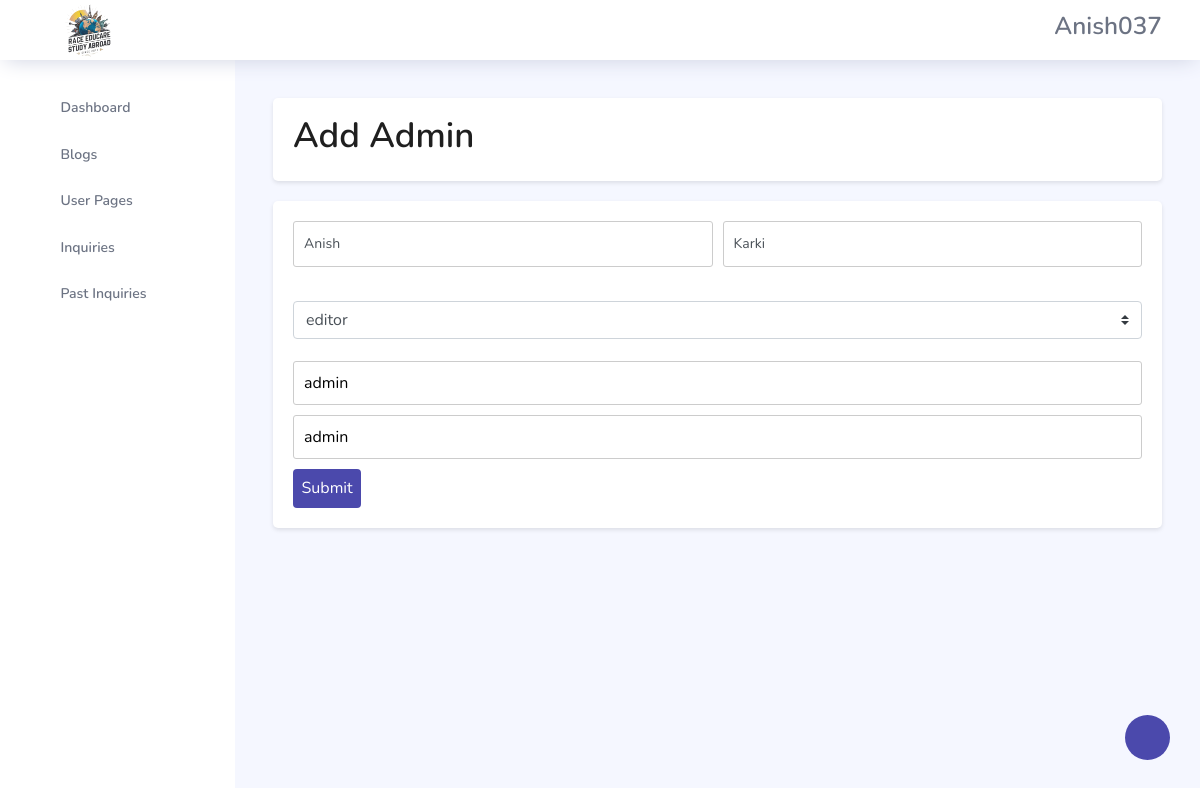
The app's page /admin/edit_user.php?id=2 (signed in) with its own data.
### tables this page shows
CREATE TABLE `users` (
  `id` int(11) NOT NULL,
  `first_name` varchar(144) NOT NULL,
  `last_name` varchar(144) NOT NULL,
  `user_type` varchar(50) NOT NULL,
  `username` varchar(155) NOT NULL,
  `password` varchar(155) NOT NULL,
  `user_id` int(9) NOT NULL
);

### config/functions.php (called while the page is built, shortened)
<?php
function index_loginval($conn){
    if(isset($_SESSION['user_id'])){
        $id = $_SESSION['user_id'];
        $query = "SELECT * FROM users WHERE user_id ='$id' limit 1";
        $result = mysqli_query($conn,$query);
        if($result && mysqli_num_rows($result) > 0){
            $index_user_data = mysqli_fetch_assoc($result);
            return $index_user_data;
        }
    }
}

### admin/edit_user.php (the view, shortened to what this page needs)
<?php
  include('../config/constants.php');
  include('../config/functions.php');
  $index_user_data = index_loginval($conn);
  $name=$index_user_data['username'];
  $id = $_GET['id'];
  $sql = "SELECT * FROM users WHERE id=$id";
  $res = mysqli_query($conn, $sql);
  $row=mysqli_fetch_assoc($res);
  $firstname = $row['first_name'];
  $lastname = $row['last_name'];
  $user_type = $row['user_type'];
  $username = $row['username'];
  $password = $row['password'];
?>
<!DOCTYPE html>
<html lang="en">
<head>
  <link rel="stylesheet" href="css/style.css">
  <link rel="stylesheet" href="vendors/feather/feather.css">
  <link rel="stylesheet" href="vendors/ti-icons/css/themify-icons.css">
  <link rel="stylesheet" href="vendors/css/vendor.bundle.base.css">
  <link rel="stylesheet" href="vendors/datatables.net-bs4/dataTables.bootstrap4.css">
  <link rel="stylesheet" href="vendors/ti-icons/css/themify-icons.css">
  <link rel="stylesheet" type="text/css" href="js/select.dataTables.min.css">
  <link rel="stylesheet" href="css/vertical-layout-light/style.css">
  <link href="https://cdn.jsdelivr.net/npm/quill@2.0.0/dist/quill.snow.css" rel="stylesheet" />
</head>
<body>
  <div class="container-scroller">
    <nav class="navbar col-lg-12 col-12 p-0 fixed-top d-flex flex-row">
      <div class="text-center navbar-brand-wrapper d-flex align-items-center justify-content-center">
      <a class="navbar-brand brand-logo mr-5" href="dashboard.php"><img src="../assets/img/raceeducare.png" class="mr-2"style="height:65px;" alt="logo"/></a>
      </div>
      <div class="navbar-menu-wrapper d-flex align-items-center justify-content-end">
        <button class="navbar-toggler navbar-toggler align-self-center" type="button" data-toggle="minimize">
          <span class="icon-menu"></span>
        </button>
        <ul class="navbar-nav navbar-nav-right">
          <li class="nav-item nav-profile dropdown">
            <a class="nav-link dropdown-toggle" href="#" data-toggle="dropdown" id="profileDropdown">
              <h3 toUpperCase()><?php echo ucfirst($name) ?></h3>
            </a>
          </li>
        </ul>
      </div>
    </nav>
    <div class="container-fluid page-body-wrapper">
      <div class="theme-setting-wrapper">
        <div id="settings-trigger"><i class="ti-settings"></i></div>
      </div>
      <nav class="sidebar sidebar-offcanvas" id="sidebar">
        <ul class="nav">
          <li class="nav-item">
            <a class="nav-link" href="dashboard.php">
              <i class="icon-grid menu-icon"></i>
              <span class="menu-title">Dashboard</span>
            </a>
          </li>
          <li class="nav-item">
            <a class="nav-link" data-toggle="collapse" href="#tables" aria-expanded="false" aria-controls="tables">
              <i class="icon-grid-2 menu-icon"></i>
              <span class="menu-title">Blogs</span>
              <i class="menu-arrow"></i>
            </a>
          </li>
          <li class="nav-item">
            <a class="nav-link" data-toggle="collapse" href="#auth" aria-expanded="false" aria-controls="auth">
              <i class="icon-head menu-icon"></i>
              <span class="menu-title">User Pages</span>
              <i class="menu-arrow"></i>
            </a>
          </li>
          <li class="nav-item">
            <a class="nav-link" href="inquiry.php">
              <i class="icon-paper menu-icon"></i>
              <span class="menu-title"><Inp>Inquiries</Inp></span>
            </a>
          </li>
          <li class="nav-item">
            <a class="nav-link" href="past_inquiries.php">
              <i class="icon-archive menu-icon"></i>
              <span class="menu-title">Past Inquiries</span>
            </a>
          </li>
        </ul>
      </nav>
      <div class="main-panel">
        <div class="content-wrapper">
        <div class="blog-post">
            <h2>Add Admin</h2>
        </div>
        <form action="" method="POST" enctype="multipart/form-data">
        <div class="form-row">
            <div class="form-group col-md-6">
            <input type="text" class="form-control"  placeholder="First name" name="firstname"value="<?php echo $firstname; ?>" required>
            </div>
            <div class="form-group col-md-6">
            <input type="text"class="form-control" placeholder="Last name" name="lastname"value="<?php echo $lastname; ?>"required>
            </div>
        </div>
            <select name="user_type" class="custom-select" >
               <?php if($user_type == "admin"){
                echo'<option value="admin" selected>Admin</option>';
               }
               else{
                echo'<option value="editor" selected>editor</option>';
               }
                ?>
            </select> <br> <br>
            <input type="text" placeholder="username" name="username" value="<?php echo $username; ?>"required><br>
            <input type="text" placeholder="password" name="password"value="<?php echo $password; ?>"required>
            <input type="submit"name="submit" value="Submit" class="subbtn">
        </form>
        </div>
      </div>
    </div>
  </div>
</body>
</html>

### admin/css/style.css (style rules this page uses)
.blog-post { background-color: #fff; border-radius: 5px; box-shadow: 0 2px 4px rgba(0, 0, 0, 0.1); padding: 20px; margin-bottom: 20px; }
form { background-color: #fff; border-radius: 5px; box-shadow: 0 2px 4px rgba(0, 0, 0, 0.1); padding: 20px; }
input[type="text"], textarea,input[type="file"] { width: 100%; padding: 10px; margin-bottom: 10px; border: 1px solid #ccc; border-radius: 3px; }
button { background-color: #007bff; color: #fff; border: none; padding: 10px 20px; border-radius: 3px; cursor: pointer; }
.subbtn { padding: 1%; border: none; background-color: #4B49AC; color: white; border-radius: 4px; }

### records on screen
users: username "Anish037"
users: user_type "editor", username "admin"
